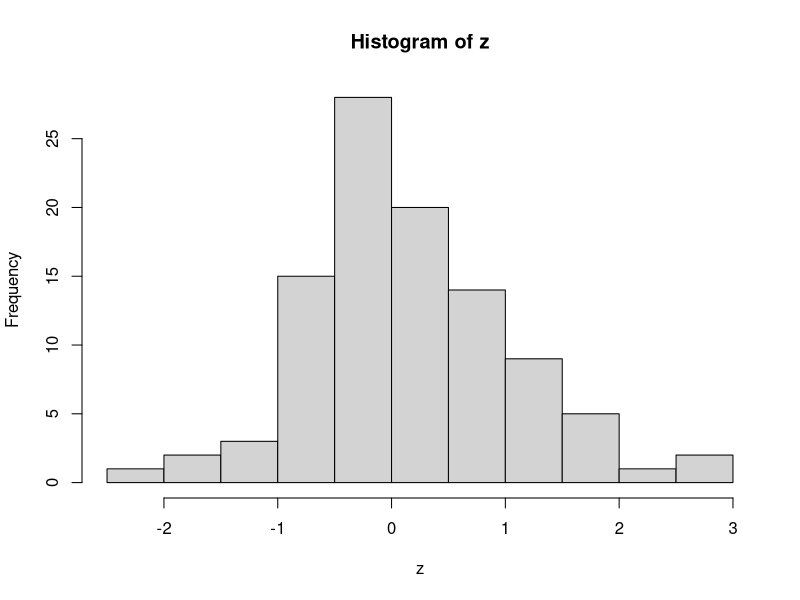

Write the R code that produced this figure.
## ---- chunk 1
x <- 100
z <- rnorm(x)
hist(z)
